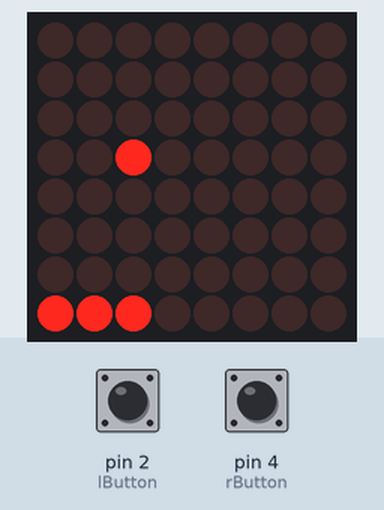
Simulated run of this sketch. Board: Arduino Uno, built with avr-gcc and run on an emulated ATmega328P. On the bench: 8×8 LED matrix. The inputs (shaded band) are chosen by the test bench; at power-on: pin 4 (rButton) LOW, pin 2 (lButton) LOW.

Above: at 1.2 s.
1.3 s: pin 4 (rButton) pulled HIGH for 0.15 s
At 1.47 s:
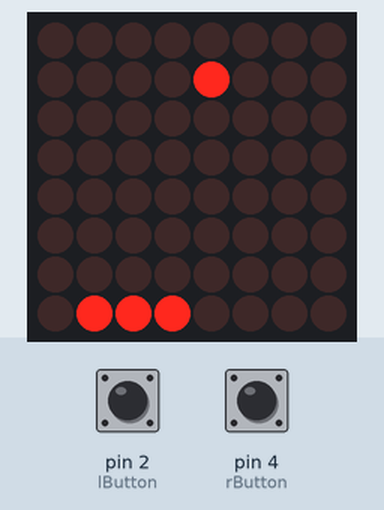
At 1.85 s:
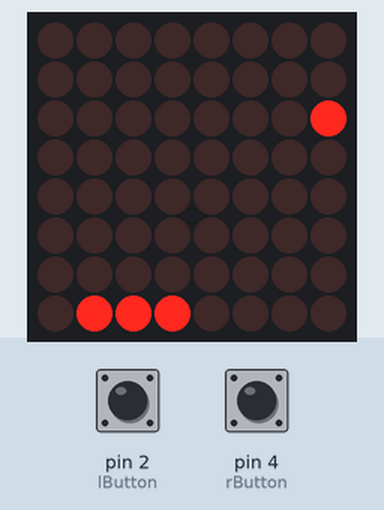
2.0 s: pin 2 (lButton) pulled HIGH for 0.15 s
At 3.2 s:
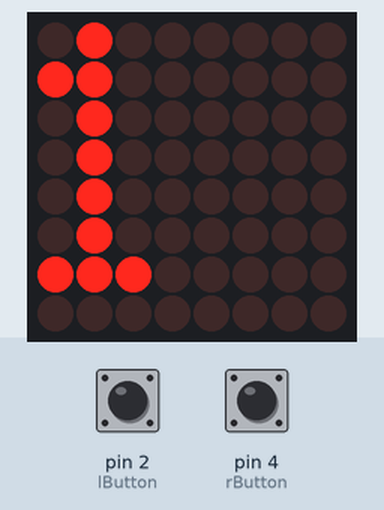
Timing chart, 0 to 5.0 s (numbered marks = the images above; inputs shaded):
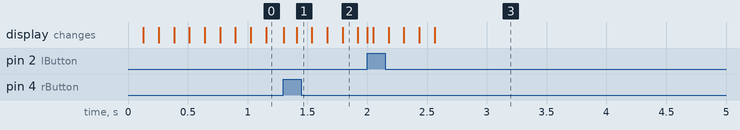

Measured:
- after the input at 1.3 s, the display: first changes at once (image 1 shows a later state)
- after the input at 2.0 s, the display: first changes at once (image 3 shows a later state)

The sketch:

lonely_pong.ino
```cpp
#include "LedControl.h"
#include "binary.h"

/*
 DIN connects to pin 12
 CLK connects to pin 11
 CS connects to pin 10
*/
LedControl lc=LedControl(12,11,10,1);

int frameCnt=0;

int score=0;

bool death=false;

byte grid[8]= {
  B00000000,
  B00000000,
  B00000000,
  B00000000,
  B00000000,
  B00000000,
  B00000000,
  B00000000,
};

byte sadgrid[8]= {
  B00000000,
  B00000000,
  B01000100,
  B00000000,
  B00111000,
  B01000100,
  B00000000,
  B00000000,
};

byte happygrid[8]= {
  B00000000,
  B00000000,
  B01000100,
  B00000000,
  B00000000,
  B01000100,
  B00111000,
  B00000000,
};

byte numbers[10][8] = {
  {B01110000,  //0
    B10001000,
    B10011000,
    B10101000,
    B11001000,
    B10001000,
    B01110000},

   {B01000000,  //1
    B11000000,
    B01000000,
    B01000000,
    B01000000,
    B01000000,
    B11100000},

    {B01110000,  //2
    B10001000,
    B00001000,
    B00010000,
    B00100000,
    B01000000,
    B11111000},

    {B11111000,  //3
    B00010000,
    B00100000,
    B00010000,
    B00001000,
    B10001000,
    B01110000},

   {B00010000,  //4
    B00110000,
    B01010000,
    B10010000,
    B11111000,
    B00010000,
    B00010000},

  {B11111000,  //5
    B10000000,
    B11110000,
    B00001000,
    B00001000,
    B10001000,
    B01110000},

    {B00110000,  //6
    B01000000,
    B10000000,
    B11110000,
    B10001000,
    B10001000,
    B01110000},

   { B11111000,  //7
    B10001000,
    B00001000,
    B00010000,
    B00100000,
    B00100000,
    B00100000},

   {B01110000,  //8
    B10001000,
    B10001000,
    B01110000,
    B10001000,
    B10001000,
    B01110000},

    {B01110000,  //9
    B10001000,
    B10001000,
    B01111000,
    B00001000,
    B00010000,
    B01100000},
};

struct paddle{
  int x;
  int y;
  paddle(int xPos, int yPos){
    x=xPos;
    y=yPos;
  };
  paddle(){
    x=0;
    y=0;
  }
  void set(int a,int b){
    x=a;
    y=b;
  }
  void move(int k){
    set(x+k,y);
  }
};

struct ball{
  int x;
  int y;
  int xvel=1;
  int yvel=1;
  ball(int xPos, int yPos){
    x=xPos;
    y=yPos;
  };
  ball(){
    x=4;
    y=4;
  }
  void set(int a,int b){
    x=a;
    y=b;
  }
  void move(){
    if(x<=0 || x>=7) xvel*=-1;
    if(y>=7) yvel*=-1;
    if(y==1 && ((grid[7]>>(7-x)) & 1)){
      yvel*=-1;
      score+=1;
    }
    if(y<=0){
      bool death=true;
    }
    set(x+xvel,y+yvel);
  }
};


//Grid Controls

void toggleDot(int x, int y){
  grid[7-y]^=(1<<(7-x));
}

void drawDot(int x, int y){
  grid[7-y]|=(1<<(7-x));
}

void eraseDot(int x, int y){
  grid[7-y]&=~(1<<(7-x));
}


int lButton=2;
int rButton=4;


paddle Paddle;
ball Ball(7,7);

void setup() {
  //button setup
  pinMode(lButton, INPUT);
  pinMode(rButton, INPUT);


  lc.shutdown(0,false);
  lc.setIntensity(0,3);
  lc.clearDisplay(0);
}

void setGrid(){
  for(int i=0;i<=7;i++){
    grid[i]=B00000000;
  }
  for(int i=0;i<=2;i++){
    drawDot(Paddle.x+i,Paddle.y);
  }
  drawDot(Ball.x,Ball.y);
}

void drawGrid(){
  for(int i=0;i<=7;i++){
    lc.setRow(0,i,grid[i]);
  }
}


int lState;
int rState;
int lState_prev=0;
int rState_prev=0;
void loop(){
  if(death){
    if(score>=10){
       for(int i=0;i<=7;i++){
        lc.setRow(0,i,happygrid[i]);
      }
    }
    else{
      for(int i=0;i<=7;i++){
        lc.setRow(0,i,numbers[score][i]);
      }
    }

  }
  else{
    if(Ball.y<0) death=true;
    frameCnt+=1;
    if(frameCnt%100==0) Ball.move();
    setGrid();
    drawGrid();
    lState = digitalRead(lButton);
    rState = digitalRead(rButton);

    if (lState == HIGH && lState_prev==LOW) {
      Paddle.move(-1);
    }
    if (rState == HIGH && rState_prev == LOW) {
      Paddle.move(1);
    }
    lState_prev = digitalRead(lButton);
    rState_prev = digitalRead(rButton);
  }
}
```
